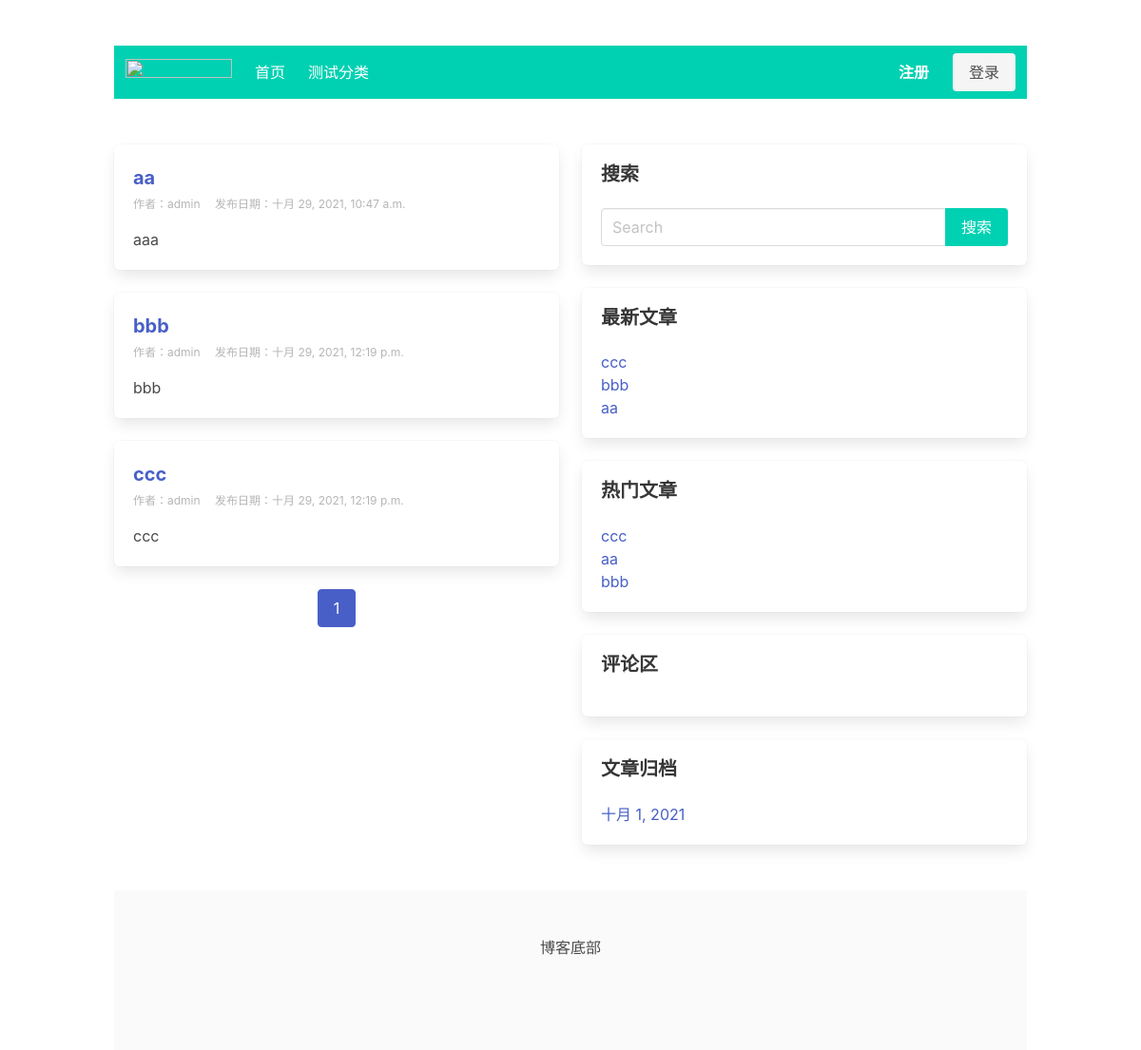
The page / on the database its author committed.
### blog/models.py (models this page shows, shortened)
class Category(models.Model):
    name = models.CharField(max_length=32, verbose_name="分类名称")
    desc = models.TextField(max_length=200, blank=True, default='', verbose_name="分类描述")
    add_date = models.DateTimeField(auto_now_add=True, verbose_name="添加时间")
    pub_date = models.DateTimeField(auto_now=True, verbose_name="修改时间")
    class Meta:
        verbose_name = "博客分类"
        verbose_name_plural = verbose_name

class Post(models.Model):
    title = models.CharField(max_length=61, verbose_name="文章标题")
    desc = models.TextField(max_length=200, blank=True, default='', verbose_name="文章描述")
    category = models.ForeignKey(Category, on_delete=models.CASCADE, verbose_name="分类")
    content = models.TextField(verbose_name="文章详情")
    tags = models.ForeignKey(Tag, blank=True, null=True, on_delete=models.CASCADE, verbose_name="文章标签")
    owner = models.ForeignKey(User, on_delete=models.CASCADE, verbose_name="作者")
    is_hot = models.BooleanField(default=False, verbose_name="是否热门")   # 手动热门推荐
    pv = models.IntegerField(default=0,verbose_name="浏览量")  # 浏览量
    add_date = models.DateTimeField(auto_now_add=True, verbose_name="添加时间")
    pub_date = models.DateTimeField(auto_now=True, verbose_name="修改时间")
    class Meta:
        verbose_name = "文章"
        verbose_name_plural = verbose_name

class SideBar(models.Model):
    STATUS = (
        (1, '隐藏'),
        (2, '展示')
    )
    DISPLAY_TYPE = (
        (1, '搜索'),
        (2, '最新文章'),
        (3, '最热文章'),
        (4, '最近评论'),
        (5, '文章归档'),
        (6, 'HTML')
    )
    title = models.CharField(max_length=50, verbose_name="标题")
    display_type = models.PositiveIntegerField(default=1, choices=DISPLAY_TYPE, verbose_name="展示类型")
    content = models.CharField(max_length=500, blank=True, default='', verbose_name="内容",help_text="如果设置的不是HTML类型，可为空")
    sort = models.PositiveIntegerField(default=1,  verbose_name="排序", help_text='序号越大越靠前')
    status = models.PositiveIntegerField(default=2, choices=STATUS, verbose_name="状态")
    add_date = models.DateTimeField(auto_now_add=True, verbose_name="创建时间")
    class Meta:
        verbose_name = "侧边栏"
        verbose_name_plural = verbose_name
        ordering = ['-sort']
    @classmethod    # 类方法装饰器，这个就变成了这个类的一个方法可以调用
    def get_sidebar(cls):
        return cls.objects.filter(status=2)   # 查询到所有允许展示的模块
    @property    # 成为一个类属性，调用的时候不需要后边的（）,是只读的，用户没办法修改
    def get_content(self):
        if self.display_type == 1:
            context = {
            }
            return render_to_string('blog/sidebar/search.html', context=context)
        elif self.display_type == 2:
            context = {
            }
            return render_to_string('blog/sidebar/new_post.html', context=context)
        elif self.display_type == 3:
            context = {
            }
            return render_to_string('blog/sidebar/hot_post.html', context=context)
        elif self.display_type == 4:
            context = {
            }
            return render_to_string('blog/sidebar/commment.html', context=context)
        elif self.display_type == 5:   # 自定义侧边栏
            context = {
            }
            return render_to_string('blog/sidebar/archives.html', context=context)
        elif self.display_type == 6:   # 文章归档
            return self.content   # 在侧边栏直接使用这里的html，模板中必须使用safe过滤器去渲染HTML

### blog/views.py (the view)
# urls.py: path('', views.index, name='index'),
def index(request):
    Category_list = Category.objects.all()#查询到所有的分类
    post_list = Post.objects.all()#查询到所有的文章
    paginator = Paginator(post_list, 5)  # 第二个参数代表每页显示几个
    page_number = request.GET.get('page')
    page_obj = paginator.get_page(page_number)
    context = {'page_obj':page_obj}
    return render(request, 'blog/index.html',context)

### blog/templatetags/category.py (called while the page is built)
@register.simple_tag
def get_category_list():
    return Category.objects.all()

@register.simple_tag
def get_sidebar_list():
    return SideBar.get_sidebar()

@register.simple_tag
def get_new_post():
    return Post.objects.order_by('-pub_date')[:8]

@register.simple_tag
def get_hot_pv_post():
    return Post.objects.order_by('-pv')[:8]

@register.simple_tag
def get_archives():
    return Post.objects.dates('add_date', 'month', order='DESC')[:8]

### blog/templates/blog/index.html
{% extends 'blog/base.html' %}

### blog/templates/blog/base.html (shortened to what this page needs)
<!DOCTYPE html>
{% load static category %}
<html lang="en">
<head>
  <link rel="stylesheet" href="https://cdn.jsdelivr.net/npm/bulma@0.9.3/css/bulma.min.css">
</head>
<body>
  <div class="pt-6">
    <nav class="navbar is-primary container" role="navigation" aria-label="main navigation">
      <div class="navbar-brand">
        <a class="navbar-item" href="https://bulma.io">
          <img src="https://bulma.io/images/bulma-logo.png" width="112" height="28">
        </a>
      </div>
      <div id="navbarBasicExample" class="navbar-menu">
        <div class="navbar-start">
          {% block navbar-start %}
          <a class="navbar-item" href="/">
            首页
          </a>
          {% get_category_list as category_list %}
          {% for category in category_list %}
          <a class="navbar-item" href="{% url 'blog:category_list' category.id %}">
            {{ category.name }}
          </a>
          {% endfor %}
          {% endblock %}
        </div>
        <div class="navbar-end">
          {% block navbar-end %}
          <div class="navbar-item">
            {% if user.is_authenticated %}
            <div class="buttons">
              <a class="button is-primary" href="{% url 'users:user_profile' %}" target="_blank">
                <strong> {{ request.user.username }}的个人中心</strong>
              </a>
              <a href="http://127.0.0.1:8000/admin/blog/post" class="button is-primary">进入后台编写文章</a>
              <a href="{% url 'users:logout' %}" class="button is-primary">退出登录</a>
            </div>
            {% else %}
            <div class="buttons">
              <a class="button is-primary" href="{% url 'users:register' %}" target="_blank">
                <strong>注册</strong>
              </a>
              <a class="button is-light" href="{% url 'users:login' %}" target="_blank">登录</a>
            </div>
            {% endif %}
          </div>
          {% endblock %}
        </div>
      </div>
    </nav>
  </div>
  <section class="section">
    <div class="container">
      <div class="columns">
        <div class="column" is-8>
          {% block section %}
          {% if page_obj %}
          {% for post in page_obj %}
          <div class="box">
            <h1 class="is-size-5 has-text-weight-bold">
              <a href="{% url 'blog:post_detail' post.id %}"> {{ post.title }}</a>
            </h1>
            <div class=" is-size-7 has-text-grey-light pt-1 pb-1">
              <span class="mr-3">作者：{{ post.owner }}</span> <span>发布日期：{{ post.add_date }}</span>
            </div>
            <p class="mt-3">{{ post.desc|truncatechars:50 }}</p>
          </div>
          {% endfor %}
          {% else %}
          <div class="box">
            <p class="has-text-danger">文章不存在！</p>
          </div>
          {% endif %}
          {% if page_obj %}
          <nav class="pagination is-centered" role="navigation" aria-label="pagination">
            <ul class="pagination-list">
              <li><a class="pagination-link is-current" aria-label="Page {{ page_obj.number }}" aria-current="page" href='?page={{ page_obj.number }}'>{{ page_obj.number }}</a></li>
            </ul>
          </nav>
          {% endif %}
          {% endblock %}
        </div>
        <div class="column" is-4>
          {% block right %}
          {% get_sidebar_list as sidebar_list %}
          {% for sidebar in sidebar_list %}
          <div class="box">
            <h1 class=" is is-size-5 title">{{ sidebar.title }}</h1>
            <p>{{ sidebar.get_content|safe }}</p>
          </div>
          {% endfor %}
          {% endblock %}
        </div>
      </div>
    </div>
  </section>
  {% block footer %}
  <footer class="footer container">
    <div class="container has-text-centered">
      博客底部
    </div>
  </footer>
  {% endblock %}
</body>
</html>

### blog/templates/blog/sidebar/search.html (shortened to what this page needs)
<form action="{% url 'blog:search' %}" method="get">
    <div class="field has-addons">
        <div class="control is-expanded">
            <input type="search" class="input" name="keyword" placeholder="Search" value="{{ keyword }}">
        </div>
        <div class="control">
          <input  class="button is-primary" type="submit" value="搜索">
        </div>
      </div>
</form>

### blog/templates/blog/sidebar/new_post.html
{% load category %}
{% get_new_post as post_list %}
{% for post in post_list %}
    <ul>
        <li><a href="{% url 'blog:post_detail' post.id %}">{{ post.title }}</a></li>
    </ul>
{% endfor %}

### blog/templates/blog/sidebar/hot_post.html
{% load category %}
{% get_hot_pv_post as post_list %}
{% for post in post_list %}
    <ul>
        <li><a href="{% url 'blog:post_detail' post.id %}">{{ post.title }}</a></li>
    </ul>
{% endfor %}

### blog/templates/blog/sidebar/archives.html
{% load category %}
{% get_archives as archives_list %}
{% for archive in archives_list %}
<ul>
    <li><a href="{% url 'blog:archives' archive.year archive.month %}">{{ archive }}</a> </li>
</ul>
{% endfor %}

### rows shown on the page
Category: name "测试分类"
Post: title "aa", owner "admin", add_date "十月 29, 2021, 10:47 a.m.", desc "aaa"
Post: title "bbb", owner "admin", add_date "十月 29, 2021, 12:19 p.m.", desc "bbb"
Post: title "ccc", owner "admin", add_date "十月 29, 2021, 12:19 p.m.", desc "ccc"
SideBar: title "搜索"
SideBar: title "最新文章"
SideBar: title "热门文章"
SideBar: title "评论区"
SideBar: title "文章归档", archives_list "十月 1, 2021"

### other values the page prints
{{ page_obj.number }} "1"
